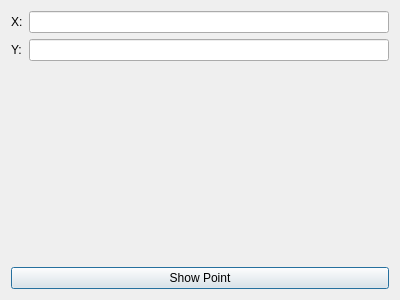
<?xml version="1.0" encoding="UTF-8"?>
<ui version="4.0">
 <class>ShowXYPointDialogBase</class>
 <widget class="QDialog" name="ShowXYPointDialogBase">
  <property name="geometry">
   <rect>
    <x>0</x>
    <y>0</y>
    <width>400</width>
    <height>300</height>
   </rect>
  </property>
  <property name="windowTitle">
   <string>Show XY Point</string>
  </property>
  <layout class="QVBoxLayout" name="verticalLayout">
   <item>
    <layout class="QFormLayout" name="formLayout">
     <item row="0" column="0">
      <widget class="QLabel" name="label_x">
       <property name="text">
        <string>X:</string>
       </property>
      </widget>
     </item>
     <item row="0" column="1">
      <widget class="QLineEdit" name="line_edit_x"/>
     </item>
     <item row="1" column="0">
      <widget class="QLabel" name="label_y">
       <property name="text">
        <string>Y:</string>
       </property>
      </widget>
     </item>
     <item row="1" column="1">
      <widget class="QLineEdit" name="line_edit_y"/>
     </item>
    </layout>
   </item>
   <item>
    <spacer name="verticalSpacer">
     <property name="orientation">
      <enum>Qt::Vertical</enum>
     </property>
     <property name="sizeHint" stdset="0">
      <size>
       <width>20</width>
       <height>40</height>
      </size>
     </property>
    </spacer>
   </item>
   <item>
    <widget class="QPushButton" name="btn_show_point">
     <property name="text">
      <string>Show Point</string>
     </property>
    </widget>
   </item>
  </layout>
 </widget>
 <resources/>
 <connections/>
</ui>
